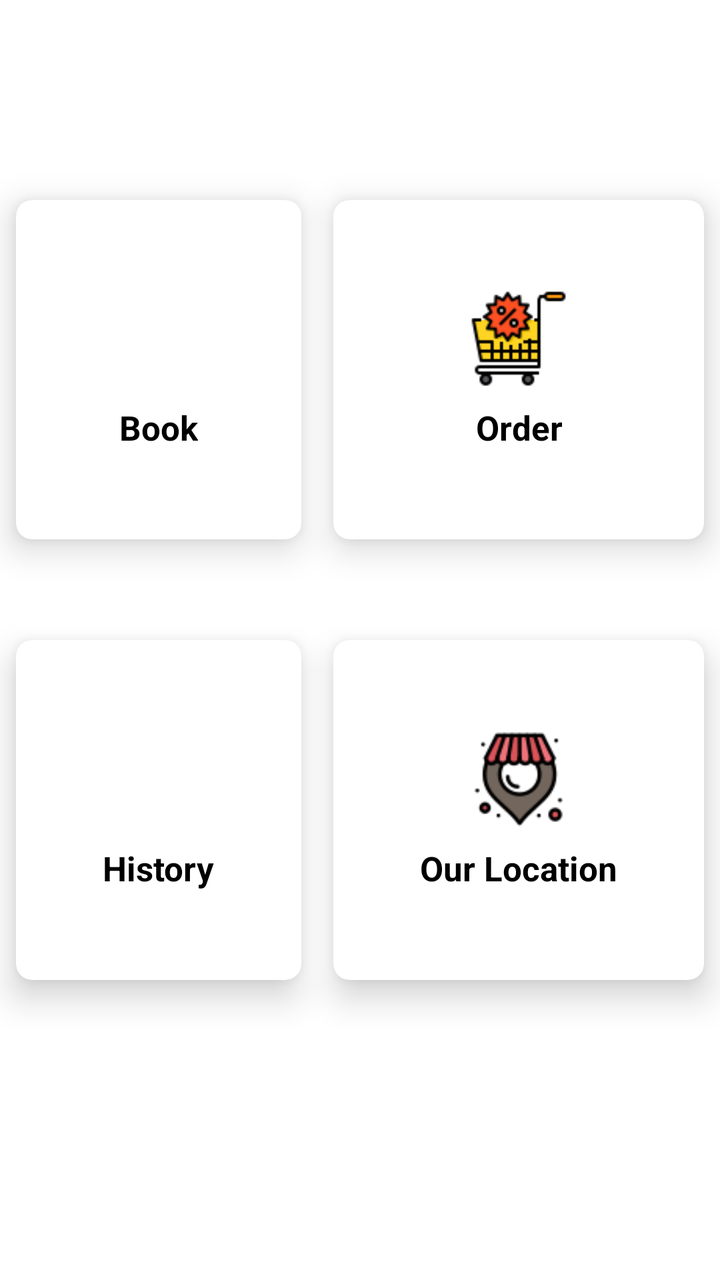
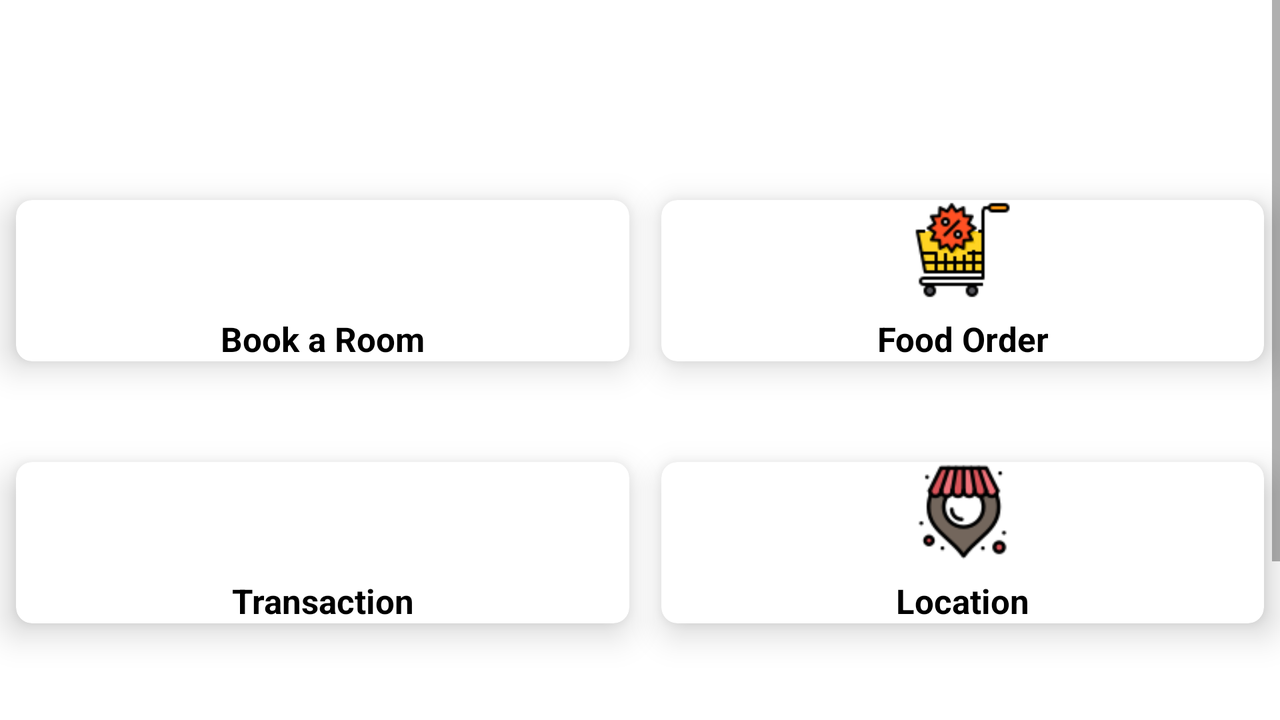

First picture: res/layout/ on a phone held upright. Second picture: the repository's own variant of that layout, on a device whose configuration matches the variant's folder. Source for both follows.
<!-- AndroidManifest.xml: application theme AppTheme -->
<!-- res/layout/fragment_dashboard.xml -->
<?xml version="1.0" encoding="utf-8"?>
<FrameLayout
    xmlns:android="http://schemas.android.com/apk/res/android"
    android:id="@+id/dashboard"
    xmlns:app="http://schemas.android.com/apk/res-auto"
    xmlns:tools="http://schemas.android.com/tools"
    android:layout_width="match_parent"
    android:layout_height="match_parent"
    android:background="@color/bg_color"
    tools:context=".ui.dashboard.DashboardFragment">

    
    <GridLayout
        android:layout_width="match_parent"
        android:layout_height="match_parent"
        android:rowCount="3"
        android:columnCount="2">

        <androidx.cardview.widget.CardView
            android:id="@+id/book"
            android:layout_width="35dp"
            android:layout_height="wrap_content"
            android:layout_row="0"
            android:layout_rowWeight="1"
            android:layout_column="0"
            android:layout_columnWeight="1"
            android:layout_gravity="fill"
            android:layout_margin="8dp"
            android:layout_marginTop="100dp"
            android:layout_marginBottom="100dp"
            app:cardCornerRadius="8dp"
            app:cardElevation="10dp">

            <LinearLayout
                android:layout_width="wrap_content"
                android:layout_height="wrap_content"
                android:layout_gravity="center_vertical|center_horizontal"
                android:gravity="center"
                android:orientation="vertical">

                <ImageView
                    android:layout_width="50dp"
                    android:layout_height="50dp"
                    android:src="@drawable/booking_img_64" />

                <TextView
                    android:layout_width="wrap_content"
                    android:layout_height="wrap_content"
                    android:layout_marginTop="8dp"
                    android:text="Book"
                    android:textAlignment="center"
                    android:textColor="@color/PrimaryText"
                    android:textSize="17dp"
                    android:textStyle="bold" />
            </LinearLayout>
        </androidx.cardview.widget.CardView>
        <androidx.cardview.widget.CardView
            android:id="@+id/order"
            android:layout_width="wrap_content"
            android:layout_height="wrap_content"
            android:layout_marginTop="100dp"
            android:layout_marginBottom="100dp"
            android:layout_row="0"
            android:layout_column="1"
            android:layout_gravity="fill"
            android:layout_rowWeight="1"
            android:layout_columnWeight="1"
            android:layout_margin="8dp"
            app:cardCornerRadius="8dp"
            app:cardElevation="10dp">
            <LinearLayout
                android:layout_width="wrap_content"
                android:layout_height="wrap_content"
                android:orientation="vertical"
                android:gravity="center"
                android:layout_gravity="center_vertical|center_horizontal">
                <ImageView
                    android:layout_width="50dp"
                    android:layout_height="50dp"
                    android:src="@drawable/cart_img_64" />
                <TextView
                    android:layout_marginTop="8dp"
                    android:layout_width="wrap_content"
                    android:layout_height="wrap_content"
                    android:text="Order"
                    android:textSize="17dp"
                    android:textColor="@color/PrimaryText"
                    android:textStyle="bold"
                    android:textAlignment="center"/>
            </LinearLayout>
        </androidx.cardview.widget.CardView>
        <androidx.cardview.widget.CardView
            android:id="@+id/card_history"
            android:layout_marginTop="-50dp"
            android:layout_marginBottom="150dp"
            android:layout_width="wrap_content"
            android:layout_height="wrap_content"
            android:layout_row="1"
            android:layout_column="0"
            android:layout_gravity="fill"
            android:layout_rowWeight="1"
            android:layout_columnWeight="1"
            android:layout_margin="8dp"
            app:cardCornerRadius="8dp"
            app:cardElevation="10dp">
            <LinearLayout
                android:layout_width="wrap_content"
                android:layout_height="wrap_content"
                android:orientation="vertical"
                android:gravity="center"
                android:layout_gravity="center_vertical|center_horizontal">
                <ImageView
                    android:layout_width="50dp"
                    android:layout_height="50dp"
                    android:src="@drawable/history_img_64" />
                <TextView
                    android:layout_marginTop="8dp"
                    android:layout_width="wrap_content"
                    android:layout_height="wrap_content"
                    android:text="History"
                    android:textSize="17dp"
                    android:textColor="@color/PrimaryText"
                    android:textStyle="bold"
                    android:textAlignment="center"/>
            </LinearLayout>
        </androidx.cardview.widget.CardView>
        <androidx.cardview.widget.CardView
            android:layout_marginTop="-50dp"
            android:layout_marginBottom="150dp"
            android:layout_width="wrap_content"
            android:layout_height="wrap_content"
            android:id="@+id/cardLocation"
            android:layout_row="1"
            android:layout_column="1"
            android:layout_gravity="fill"
            android:layout_rowWeight="1"
            android:layout_columnWeight="1"
            android:layout_margin="8dp"
            app:cardCornerRadius="8dp"
            app:cardElevation="10dp">
            <LinearLayout
                android:layout_width="wrap_content"
                android:layout_height="wrap_content"
                android:orientation="vertical"
                android:gravity="center"
                android:layout_gravity="center_vertical|center_horizontal">
                <ImageView
                    android:layout_width="50dp"
                    android:layout_height="50dp"
                    android:src="@drawable/location_img_64" />

                <TextView
                    android:layout_width="wrap_content"
                    android:layout_height="wrap_content"
                    android:layout_marginTop="8dp"
                    android:text="Our Location"
                    android:textAlignment="center"
                    android:textColor="@color/PrimaryText"
                    android:textSize="17dp"
                    android:textStyle="bold" />
            </LinearLayout>
        </androidx.cardview.widget.CardView>
    </GridLayout>


</FrameLayout>
<!-- resources referenced by this layout -->
<resources>
  <color name="PrimaryText">#000000</color>
  <color name="bg_color">#FFFFFF</color>
  <!-- drawable cart_img_64: png bitmap (drawable-v24, 2408 bytes) -->
  <!-- drawable location_img_64: png bitmap (drawable-v24, 3563 bytes) -->
  <style name="AppTheme" parent="Theme.MaterialComponents.DayNight.NoActionBar">
          
          <item name="colorPrimary">@color/colorPrimary</item>
          <item name="colorPrimaryDark">@color/colorPrimary</item>
          <item name="colorAccent">@color/colorAccent</item>
          <item name="cardBackgroundColor">@color/colorPrimary</item>
          <item name="drawerArrowStyle">@style/DrawerArrowStyle</item>
  
  
      </style>
  <color name="colorPrimary">#3498DB</color>
  <color name="colorAccent">#03DAC5</color>
  <style name="DrawerArrowStyle" parent="Widget.AppCompat.DrawerArrowToggle">
          <item name="spinBars">true</item>
          <item name="color">#ffffff</item>
      </style>
</resources>
<!-- res/layout-land/fragment_dashboard.xml (the author's variant of the layout above) -->
<!-- drawn on the phone turned sideways -->
<?xml version="1.0" encoding="utf-8"?>
<ScrollView
    xmlns:android="http://schemas.android.com/apk/res/android"
    android:id="@+id/dashboard"
    xmlns:app="http://schemas.android.com/apk/res-auto"
    xmlns:tools="http://schemas.android.com/tools"
    android:layout_width="match_parent"
    android:layout_height="match_parent"
    android:background="@color/bg_color"
    tools:context=".ui.dashboard.DashboardFragment">

    
    <GridLayout
        android:layout_width="match_parent"
        android:layout_height="match_parent"
        android:rowCount="3"
        android:columnCount="2">

        <androidx.cardview.widget.CardView
            android:id="@+id/book"
            android:layout_width="35dp"
            android:layout_height="wrap_content"
            android:layout_row="0"
            android:layout_rowWeight="1"
            android:layout_column="0"
            android:layout_columnWeight="1"
            android:layout_gravity="fill"
            android:layout_margin="8dp"
            android:layout_marginTop="100dp"
            android:layout_marginBottom="100dp"
            app:cardCornerRadius="8dp"
            app:cardElevation="10dp">

            <LinearLayout
                android:layout_width="wrap_content"
                android:layout_height="wrap_content"
                android:layout_gravity="center_vertical|center_horizontal"
                android:gravity="center"
                android:orientation="vertical">

                <ImageView
                    android:layout_width="50dp"
                    android:layout_height="50dp"
                    android:src="@drawable/booking_img_64" />

                <TextView
                    android:layout_width="wrap_content"
                    android:layout_height="wrap_content"
                    android:layout_marginTop="8dp"
                    android:text="Book a Room"
                    android:textAlignment="center"
                    android:textColor="@color/PrimaryText"
                    android:textSize="17dp"
                    android:textStyle="bold" />
            </LinearLayout>
        </androidx.cardview.widget.CardView>
        <androidx.cardview.widget.CardView
            android:id="@+id/food"
            android:layout_width="wrap_content"
            android:layout_height="wrap_content"
            android:layout_marginTop="100dp"
            android:layout_marginBottom="100dp"
            android:layout_row="0"
            android:layout_column="1"
            android:layout_gravity="fill"
            android:layout_rowWeight="1"
            android:layout_columnWeight="1"
            android:layout_margin="8dp"
            app:cardCornerRadius="8dp"
            app:cardElevation="10dp">
            <LinearLayout
                android:layout_width="wrap_content"
                android:layout_height="wrap_content"
                android:orientation="vertical"
                android:gravity="center"
                android:layout_gravity="center_vertical|center_horizontal">
                <ImageView
                    android:layout_width="50dp"
                    android:layout_height="50dp"
                    android:src="@drawable/cart_img_64" />
                <TextView
                    android:layout_marginTop="8dp"
                    android:layout_width="wrap_content"
                    android:layout_height="wrap_content"
                    android:text="Food Order"
                    android:textSize="17dp"
                    android:textColor="@color/PrimaryText"
                    android:textStyle="bold"
                    android:textAlignment="center"/>
            </LinearLayout>
        </androidx.cardview.widget.CardView>
        <androidx.cardview.widget.CardView
            android:id="@+id/card_transaksi"
            android:layout_marginTop="-50dp"
            android:layout_marginBottom="150dp"
            android:layout_width="wrap_content"
            android:layout_height="wrap_content"
            android:layout_row="1"
            android:layout_column="0"
            android:layout_gravity="fill"
            android:layout_rowWeight="1"
            android:layout_columnWeight="1"
            android:layout_margin="8dp"
            app:cardCornerRadius="8dp"
            app:cardElevation="10dp">
            <LinearLayout
                android:layout_width="wrap_content"
                android:layout_height="wrap_content"
                android:orientation="vertical"
                android:gravity="center"
                android:layout_gravity="center_vertical|center_horizontal">
                <ImageView
                    android:layout_width="50dp"
                    android:layout_height="50dp"
                    android:src="@drawable/history_img_64" />
                <TextView
                    android:layout_marginTop="8dp"
                    android:layout_width="wrap_content"
                    android:layout_height="wrap_content"
                    android:text="Transaction"
                    android:textSize="17dp"
                    android:textColor="@color/PrimaryText"
                    android:textStyle="bold"
                    android:textAlignment="center"/>
            </LinearLayout>
        </androidx.cardview.widget.CardView>
        <androidx.cardview.widget.CardView
            android:layout_marginTop="-50dp"
            android:layout_marginBottom="150dp"
            android:layout_width="wrap_content"
            android:layout_height="wrap_content"
            android:id="@+id/cardLocation"
            android:layout_row="1"
            android:layout_column="1"
            android:layout_gravity="fill"
            android:layout_rowWeight="1"
            android:layout_columnWeight="1"
            android:layout_margin="8dp"
            app:cardCornerRadius="8dp"
            app:cardElevation="10dp">
            <LinearLayout
                android:layout_width="wrap_content"
                android:layout_height="wrap_content"
                android:orientation="vertical"
                android:gravity="center"
                android:layout_gravity="center_vertical|center_horizontal">
                <ImageView
                    android:layout_width="50dp"
                    android:layout_height="50dp"
                    android:src="@drawable/location_img_64" />

                <TextView
                    android:layout_width="wrap_content"
                    android:layout_height="wrap_content"
                    android:layout_marginTop="8dp"
                    android:text="Location"
                    android:textAlignment="center"
                    android:textColor="@color/PrimaryText"
                    android:textSize="17dp"
                    android:textStyle="bold" />
            </LinearLayout>
        </androidx.cardview.widget.CardView>
    </GridLayout>


</ScrollView>
